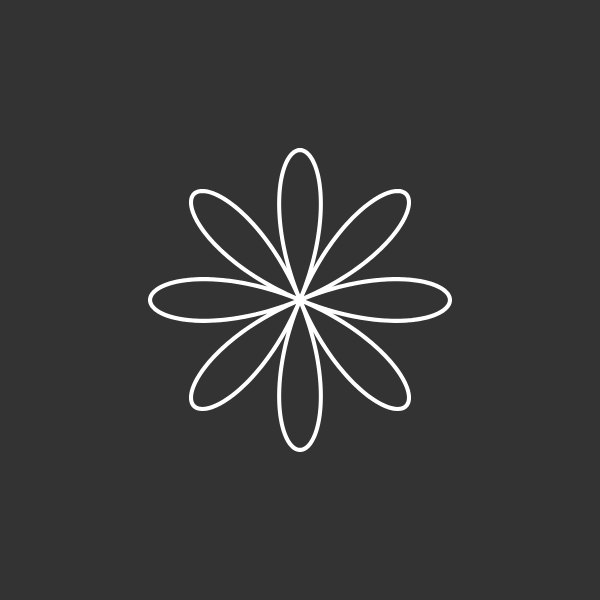
Frame 1 (no input)
Frame 60 (no input): identical to frame 1, image omitted
Frame 120 (the mouse pressed at the canvas centre since frame 60): identical to frame 1, image omitted

The p5.js sketch that drew this single still picture (run headless with seeded random() and noise() and a simulated clock; from frame 60 on, the mouse is pressed at the canvas centre):

// p5.js sketch
// ── sketch.js
var k = 5 / 8;
var slider;
function setup() {
    createCanvas(600, 600);
    slider = createSlider(1, 10, 4, 0.1);
}
function draw() {
    k = slider.value();
    background(51);
    translate(width / 2, height / 2);
    beginShape();
    stroke(255);
    noFill();
    strokeWeight(4);
    for (let i = 0; i < TWO_PI * 8; i += 0.02) {
        var r = (width / 4) * cos(k * i);
        var x = r * cos(i);
        var y = r * sin(i);
        vertex(x, y);
    }
    endShape();
}
